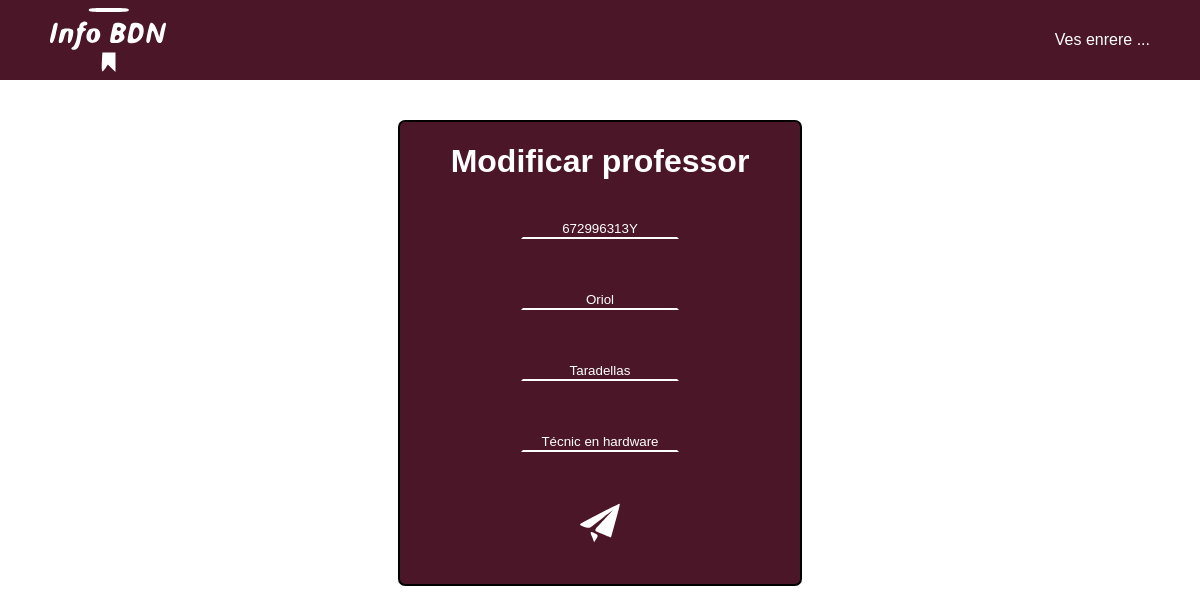
/index.php?controller=Professors&action=showFormEditProfessor&id=672996313Y (signed in), run on the app's committed database.
### tables this page shows
CREATE TABLE `professors` (
  `DNI` varchar(100) NOT NULL,
  `nom_prof` varchar(25) NOT NULL,
  `cog_prof` varchar(70) NOT NULL,
  `titol_prof` varchar(40) NOT NULL,
  `foto_prof` varchar(255) NOT NULL,
  `visible` tinyint(1) NOT NULL DEFAULT 0,
  `passwd_prof` varchar(255) DEFAULT NULL
);

### models/database.php (called while the page is built, shortened)
<?php
class Database{
    public function __construct(){
        $servername = "localhost";
        $dbname= "infobdn";
        $username = "root";
        $password = "";
        try{
            $this->db = new PDO("mysql:host=$servername;dbname=$dbname",$username, $password);
        }
        catch(PDOException $error)
        {
            echo "Connection failed: ". $error->getMessage();
        }
    }
}

### models/professors.php (called while the page is built, shortened)
<?php
require_once("database.php");
class Professor extends Database
{
    public function obtenerProfessor($idProfessor) {
        $consulta = $this->db->prepare("SELECT DNI, nom_prof, cog_prof, titol_prof FROM professors WHERE DNI LIKE '$idProfessor'");
        $consulta->execute();
        $resultado = $consulta->fetchAll();
        return $resultado;
    }
}

### views/Admin/Professor/formEditarProfessor.php (the view)
<?php
echo "
<!DOCTYPE html>
<html lang='ca'>
    <head>
        <meta charset='UTF-8'>
        <meta http-equiv='X-UA-Compatible' content='IE=edge'>
        <meta name='viewport' content='width=device-width, initial-scale=1.0'>
        <title>Menu administrador: Professors</title>
        <link rel='stylesheet' href='css/style.css'>
    </head>
    <body>
        <div class='header'>
            <img src='img/logo.svg' alt='Logo'>
            <div class='navmenu'>
            <a href='index.php?controller=Professors&action=showProfessors'><p>Ves enrere ...</p></a>
            </div>
        </div>
        <div id='adminlog'>
            <h1>Modificar professor</h1>
            <form action='index.php?controller=Professors&action=saveFormEditProfessor' method='post' enctype='multipart/form-data'>";
                foreach ($listado as $professor) {
                    echo "<p><input type='text' name='DNI' id='DNI' value='$professor[0]' class='campoform' readonly></p>
                    <p><br><input type='text' name='nom_prof' id='nom_prof' value='$professor[1]' class='campoform'></p>
                    <p><br><input type='text' name='cog_prof' id='cog_prof' value='$professor[2]' class='campoform'></p>
                    <p><br><input type='text' name='titol_prof' id='titol_prof' value='$professor[3]' class='campoform'></input></p>
                    <p><button type='submit' class='botonform'><img src='img/sendwhitegood.svg' id='fotoenviar'></button></p>";
                }
            echo "</form>
        </div>
    </body>
</html>";

### style.css (style rules this page uses)
* { font-family: Arial; }
a { text-decoration: none; color: white; }
body { margin: 0px; padding: 0px; display: flex; flex-direction: column; }
.header { position: fixed; top: 0; left: 0; display: flex; flex-direction: row; justify-content: space-between; align-items: center; background-color: #4A1628; height: 10%; width: 100%; }
.header > img { padding: 50px; }
.navmenu { display: flex; flex-direction: row; justify-content: space-evenly; margin-right: 50px; }
.navmenu > a { margin-left: 20px; color: white; text-decoration: none; }
#adminlog { display: flex; flex-direction: column; margin-top: 10%; margin-left: auto; margin-right: auto; width: 400px; align-items: center; border: 2px solid #000000; border-radius: 7px; background-color: #4A1628; color: white; }
#adminlog > form { display: flex; flex-direction: column; align-items: center; }
#adminlog > h1 { color: white; }
.campoform { text-align: center; color: white; border-color: rgba(0, 0, 0, 0) rgba(255, 255, 0, 0) rgb(255, 255, 255) rgba(255, 255, 0, 0); background-color: #4A1628; width: 150px; }
.botonform { display: flex; align-items: center; justify-content: center; width: 60px; height: 60px; margin-top: 15%; margin-bottom: 25%; background-color: #4A1628; border: #4A1628; }
#fotoenviar { width: 70px; height: 70px; }

### data on the page
professors: DNI "672996313Y", nom_prof "Oriol", cog_prof "Taradellas", titol_prof "Técnic en hardware"
